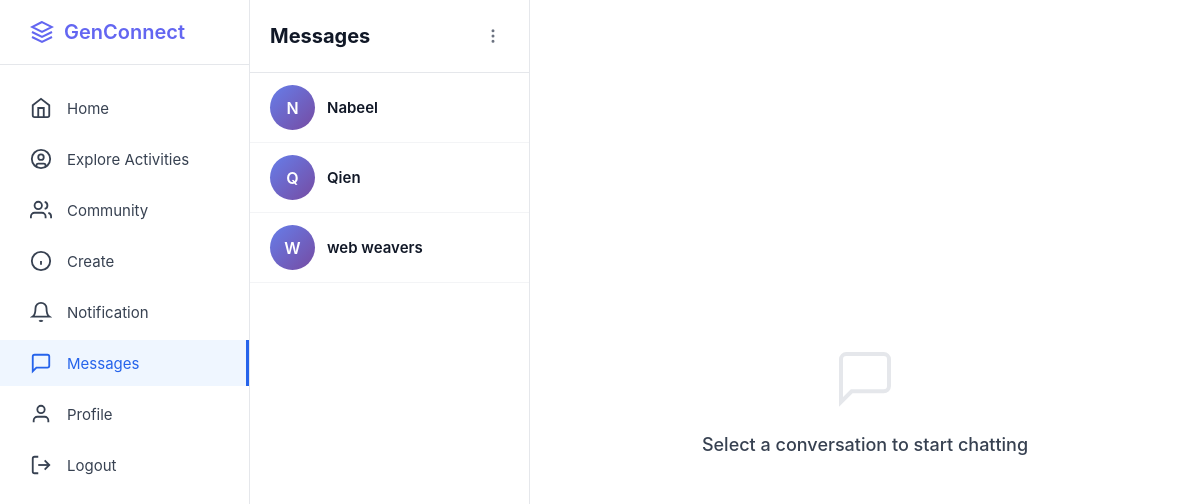
The page /messages (signed in) on the database its author committed.
### app.py (models this page shows, shortened)
class User(db.Model):
    __tablename__ = 'users'
    id = db.Column(db.Integer, primary_key=True)
    username = db.Column(db.String(80), unique=True, nullable=False)
    email = db.Column(db.String(120), unique=True, nullable=False)
    fullname = db.Column(db.String(100), nullable=True)
    password_hash = db.Column(db.String(255), nullable=False)
    bio = db.Column(db.Text, nullable=True)
    interests = db.Column(db.String(255), nullable=True)
    profile_picture = db.Column(db.String(255), default='default.jpg')
    banner_image = db.Column(db.String(255), default='default_banner.jpg')
    member_type = db.Column(db.String(50), default='Youth Member')
    created_at = db.Column(db.DateTime, default=datetime.utcnow)
    posts = db.relationship('Post', backref='author', lazy=True, cascade='all, delete-orphan')
    comments = db.relationship('Comment', backref='author', lazy=True, cascade='all, delete-orphan')
    likes = db.relationship('Like', backref='user', lazy=True, cascade='all, delete-orphan')
    community_memberships = db.relationship('CommunityMember', backref='user', lazy=True, cascade='all, delete-orphan')
    sent_messages = db.relationship('Message', foreign_keys='Message.sender_id', backref='sender', lazy='dynamic', cascade='all, delete-orphan')
    received_messages = db.relationship('Message', foreign_keys='Message.receiver_id', backref='receiver', lazy='dynamic', cascade='all, delete-orphan')
    contacts_initiated = db.relationship('Contact', foreign_keys='Contact.user_id', backref='user', lazy='dynamic', cascade='all, delete-orphan')
    contacts_received = db.relationship('Contact', foreign_keys='Contact.contact_user_id', backref='contact_user', lazy='dynamic', cascade='all, delete-orphan')
    followers = db.relationship('Follow', foreign_keys='Follow.followed_id', backref='followed_user', lazy='dynamic', cascade='all, delete-orphan')
    following = db.relationship('Follow', foreign_keys='Follow.follower_id', backref='follower_user', lazy='dynamic', cascade='all, delete-orphan')
    def get_contacts(self):
        contacts = Contact.query.filter(or_(and_(Contact.user_id == self.id, Contact.status == 'accepted'), and_(Contact.contact_user_id == self.id, Contact.status == 'accepted'))).all()
        contact_users = []
        for contact in contacts:
            if contact.user_id == self.id: contact_users.append(contact.contact_user)
            else: contact_users.append(contact.user)
        return contact_users

class Community(db.Model):
    __tablename__ = 'communities'
    id = db.Column(db.Integer, primary_key=True)
    name = db.Column(db.String(100), nullable=False)
    description = db.Column(db.Text, nullable=True)
    image_url = db.Column(db.String(255), nullable=True)
    creator_id = db.Column(db.Integer, db.ForeignKey('users.id'), nullable=False)
    created_at = db.Column(db.DateTime, default=datetime.utcnow)
    memberships = db.relationship('CommunityMember', backref='community', lazy=True, cascade='all, delete-orphan')

### app.py (the view)
@app.route('/messages')
def messages():
    if 'user_id' not in session: return redirect(url_for('login'))
    current_user = User.query.get(session['user_id'])
    if not current_user: return redirect(url_for('login'))
    contacts = current_user.get_contacts()
    groups = Community.query.join(CommunityMember).filter(CommunityMember.user_id == current_user.id).all()
    conversations = []
    for c in contacts: conversations.append({'id': c.id, 'name': c.username, 'is_group': False})
    for g in groups: conversations.append({'id': g.id, 'name': g.name, 'is_group': True})
    return render_template('messages.html', conversations=conversations, current_user=current_user, contacts=contacts)

### templates/messages.html (shortened to what this page needs)
<!DOCTYPE html>
<html lang="en">
<head>
</head>
<body>
<div class="container">
    <aside class="sidebar">
        <div class="sidebar-logo">
            <a href="/" class="logo">
                <svg width="24" height="24" viewBox="0 0 24 24" fill="none" stroke="currentColor" stroke-width="2"><path d="M12 2L2 7l10 5 10-5-10-5z"/><path d="M2 17l10 5 10-5"/><path d="M2 12l10 5 10-5"/></svg><span>GenConnect</span>
            </a>
        </div>
        <ul class="sidebar-nav">
            <li><a href="/home"><svg width="22" height="22" viewBox="0 0 24 24" fill="none" stroke="currentColor" stroke-width="2"><path d="m3 9 9-7 9 7v11a2 2 0 0 1-2 2H5a2 2 0 0 1-2-2z"/><polyline points="9 22 9 12 15 12 15 22"/></svg><span>Home</span></a></li>
            <li><a href="#"><svg width="22" height="22" viewBox="0 0 24 24" fill="none" stroke="currentColor" stroke-width="2"><circle cx="12" cy="12" r="10"/><circle cx="12" cy="10" r="3"/><path d="M7 20.662V19a2 2 0 0 1 2-2h6a2 2 0 0 1 2 2v1.662"/></svg><span>Explore Activities</span></a></li>
            <li><a href="#"><svg width="22" height="22" viewBox="0 0 24 24" fill="none" stroke="currentColor" stroke-width="2"><path d="M17 21v-2a4 4 0 0 0-4-4H5a4 4 0 0 0-4 4v2"/><circle cx="9" cy="7" r="4"/><path d="M23 21v-2a4 4 0 0 0-3-3.87"/><path d="M16 3.13a4 4 0 0 1 0 7.75"/></svg><span>Community</span></a></li>
            <li><a href="#"><svg width="22" height="22" viewBox="0 0 24 24" fill="none" stroke="currentColor" stroke-width="2"><circle cx="12" cy="12" r="10"/><line x1="12" y1="16" x2="12" y2="12"/><line x1="12" y1="8" x2="12.01" y2="8"/></svg><span>Create</span></a></li>
            <li><a href="/notifications"><svg width="22" height="22" viewBox="0 0 24 24" fill="none" stroke="currentColor" stroke-width="2"><path d="M18 8A6 6 0 0 0 6 8c0 7-3 9-3 9h18s-3-2-3-9"/><path d="M13.73 21a2 2 0 0 1-3.46 0"/></svg><span>Notification</span></a></li>
            <li><a href="/messages" class="active"><svg width="22" height="22" viewBox="0 0 24 24" fill="none" stroke="currentColor" stroke-width="2"><path d="M21 15a2 2 0 0 1-2 2H7l-4 4V5a2 2 0 0 1 2-2h14a2 2 0 0 1 2 2z"/></svg><span>Messages</span></a></li>
            <li><a href="/profile"><svg width="22" height="22" viewBox="0 0 24 24" fill="none" stroke="currentColor" stroke-width="2"><path d="M20 21v-2a4 4 0 0 0-4-4H8a4 4 0 0 0-4 4v2"/><circle cx="12" cy="7" r="4"/></svg><span>Profile</span></a></li>
            <li><a href="/logout"><svg width="22" height="22" viewBox="0 0 24 24" fill="none" stroke="currentColor" stroke-width="2"><path d="M9 21H5a2 2 0 0 1-2-2V5a2 2 0 0 1 2-2h4"/><polyline points="16 17 21 12 16 7"/><line x1="21" y1="12" x2="9" y2="12"/></svg><span>Logout</span></a></li>
        </ul>
    </aside>
    <div class="messages-container">
        <div class="conversations-sidebar">
            <div class="conversations-header">
                <h2>Messages</h2>
                <div class="header-icon" id="conversationMenuBtn" title="More Options" onclick="toggleDropdown('conversationMenu')"><svg width="18" height="18" viewBox="0 0 24 24" fill="none" stroke="currentColor" stroke-width="2"><circle cx="12" cy="12" r="1"/><circle cx="12" cy="5" r="1"/><circle cx="12" cy="19" r="1"/></svg></div>
            </div>
            <div class="conversations-list">
                {% if conversations %}
                    {% for conv in conversations %}
                    <a href="/messages/{{ conv.id }}?is_group={{ 'true' if conv.is_group else 'false' }}" class="conversation-item">
                        <div class="conversation-avatar">{{ conv.name[0].upper() }}</div>
                        <div class="conversation-name">{{ conv.name }}</div>
                    </a>
                    {% endfor %}
                {% else %}
                    <div style="padding: 20px; text-align: center; color: #9ca3af;">No conversations yet.</div>
                {% endif %}
            </div>
        </div>
        <div class="empty-state">
            <div class="empty-icon">
                <svg viewBox="0 0 24 24" fill="none" stroke="currentColor" stroke-width="1.5"><path d="M21 15a2 2 0 0 1-2 2H7l-4 4V5a2 2 0 0 1 2-2h14a2 2 0 0 1 2 2z"/></svg>
            </div>
            <div class="empty-text">Select a conversation to start chatting</div>
        </div>
    </div>
</div>
</body>
</html>

### templates/messages.html (style rules this page uses)
* { margin: 0; padding: 0; box-sizing: border-box; }
body { font-family: -apple-system, BlinkMacSystemFont, 'Segoe UI', Roboto, sans-serif; background-color: #f5f5f5; }
.container { display: flex; height: 100vh; }
.sidebar { position: fixed; left: 0; top: 0; width: 250px; height: 100vh; background-color: white; border-right: 1px solid #e5e7eb; padding: 20px 0; z-index: 100; }
.sidebar-logo { padding: 0 30px 20px; border-bottom: 1px solid #e5e7eb; margin-bottom: 20px; }
.logo { display: flex; align-items: center; gap: 10px; font-size: 20px; font-weight: 600; color: #6366f1; text-decoration: none; }
.sidebar-nav { list-style: none; }
.sidebar-nav li { margin: 5px 0; }
.sidebar-nav a { display: flex; align-items: center; gap: 15px; padding: 12px 30px; text-decoration: none; color: #374151; transition: all 0.2s; font-size: 15px; }
.sidebar-nav a.active { background-color: #eff6ff; color: #2563eb; border-right: 3px solid #2563eb; }
.sidebar-nav svg { width: 22px; height: 22px; }
.messages-container { margin-left: 250px; flex: 1; display: flex; height: 100vh; background-color: #f9fafb; }
.conversations-sidebar { width: 280px; background: white; border-right: 1px solid #e5e7eb; display: flex; flex-direction: column; position: relative; }
.conversations-header { padding: 20px; border-bottom: 1px solid #e5e7eb; display: flex; justify-content: space-between; align-items: center; }
.conversations-header h2 { font-size: 20px; font-weight: 700; color: #111827; }
.header-icon { width: 32px; height: 32px; border-radius: 50%; display: flex; align-items: center; justify-content: center; cursor: pointer; transition: background-color 0.2s; color: #6b7280; }
.conversations-list { flex: 1; overflow-y: auto; }
.conversation-item { display: flex; align-items: center; gap: 12px; padding: 12px 20px; border-bottom: 1px solid #f3f4f6; text-decoration: none; color: inherit; cursor: pointer; }
.conversation-avatar { width: 45px; height: 45px; border-radius: 50%; background: linear-gradient(135deg, #667eea 0%, #764ba2 100%); display: flex; align-items: center; justify-content: center; color: white; font-weight: 600; font-size: 16px; flex-shrink: 0; }
.conversation-name { font-weight: 600; color: #111827; font-size: 15px; }
.empty-state { flex: 1; display: flex; flex-direction: column; align-items: center; justify-content: center; color: #6b7280; background: white; }
.empty-icon svg { width: 64px; height: 64px; color: #e5e7eb; margin-bottom: 20px; }
.empty-text { font-size: 18px; font-weight: 500; color: #374151; }

### rows shown on the page
User: username "N", name "Nabeel"
User: username "Q", name "Qien"
Community: name "W", name "web weavers"
